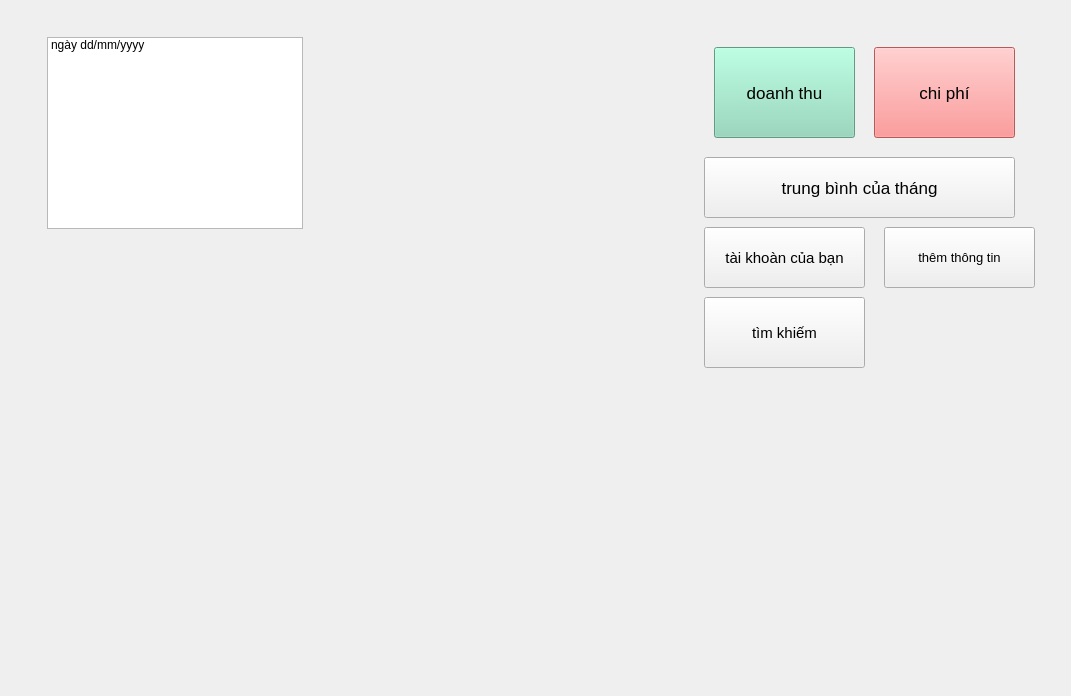
<?xml version="1.0" encoding="UTF-8"?>
<ui version="4.0">
 <class>MainWindow</class>
 <widget class="QMainWindow" name="MainWindow">
  <property name="geometry">
   <rect>
    <x>0</x>
    <y>0</y>
    <width>1071</width>
    <height>696</height>
   </rect>
  </property>
  <property name="windowTitle">
   <string>MainWindow</string>
  </property>
  <widget class="QWidget" name="centralwidget">
   <layout class="QHBoxLayout" name="horizontalLayout">
    <item>
     <widget class="QWidget" name="widget" native="true">
      <layout class="QVBoxLayout" name="verticalLayout_2">
       <item>
        <widget class="QWidget" name="widget_2" native="true">
         <layout class="QHBoxLayout" name="horizontalLayout_2">
          <item>
           <widget class="QStackedWidget" name="stackedWidget">
            <widget class="QWidget" name="page">
             <widget class="QListWidget" name="listWidget">
              <property name="geometry">
               <rect>
                <x>20</x>
                <y>10</y>
                <width>256</width>
                <height>192</height>
               </rect>
              </property>
              <item>
               <property name="text">
                <string>ngày dd/mm/yyyy</string>
               </property>
              </item>
             </widget>
            </widget>
            <widget class="QWidget" name="page_2"/>
           </widget>
          </item>
          <item>
           <widget class="QWidget" name="widget_3" native="true">
            <property name="minimumSize">
             <size>
              <width>350</width>
              <height>0</height>
             </size>
            </property>
            <widget class="QPushButton" name="doanh_thu">
             <property name="geometry">
              <rect>
               <x>20</x>
               <y>20</y>
               <width>141</width>
               <height>91</height>
              </rect>
             </property>
             <property name="font">
              <font>
               <pointsize>13</pointsize>
              </font>
             </property>
             <property name="styleSheet">
              <string notr="true">background: #89D7B7</string>
             </property>
             <property name="text">
              <string>doanh thu</string>
             </property>
             <property name="icon">
              <iconset>
               <normaloff>../muitenlen.png</normaloff>../muitenlen.png</iconset>
             </property>
             <property name="iconSize">
              <size>
               <width>40</width>
               <height>40</height>
              </size>
             </property>
            </widget>
            <widget class="QPushButton" name="chi_phi">
             <property name="geometry">
              <rect>
               <x>180</x>
               <y>20</y>
               <width>141</width>
               <height>91</height>
              </rect>
             </property>
             <property name="font">
              <font>
               <pointsize>13</pointsize>
              </font>
             </property>
             <property name="styleSheet">
              <string notr="true">background-color: #FF7D7D</string>
             </property>
             <property name="text">
              <string>chi phí</string>
             </property>
             <property name="icon">
              <iconset>
               <normaloff>../muitenxuong.png</normaloff>../muitenxuong.png</iconset>
             </property>
             <property name="iconSize">
              <size>
               <width>40</width>
               <height>40</height>
              </size>
             </property>
            </widget>
            <widget class="QPushButton" name="them_thong_tin">
             <property name="geometry">
              <rect>
               <x>190</x>
               <y>200</y>
               <width>151</width>
               <height>61</height>
              </rect>
             </property>
             <property name="font">
              <font>
               <pointsize>10</pointsize>
              </font>
             </property>
             <property name="text">
              <string>thêm thông tin</string>
             </property>
            </widget>
            <widget class="QPushButton" name="trung_binh_cua_thang">
             <property name="geometry">
              <rect>
               <x>10</x>
               <y>130</y>
               <width>311</width>
               <height>61</height>
              </rect>
             </property>
             <property name="font">
              <font>
               <pointsize>13</pointsize>
              </font>
             </property>
             <property name="text">
              <string>trung bình của tháng</string>
             </property>
            </widget>
            <widget class="QPushButton" name="tai_kboan_cua_ban">
             <property name="geometry">
              <rect>
               <x>10</x>
               <y>200</y>
               <width>161</width>
               <height>61</height>
              </rect>
             </property>
             <property name="font">
              <font>
               <pointsize>11</pointsize>
              </font>
             </property>
             <property name="text">
              <string>tài khoàn của bạn</string>
             </property>
             <property name="icon">
              <iconset>
               <normaloff>../../hinh avata.png</normaloff>../../hinh avata.png</iconset>
             </property>
             <property name="iconSize">
              <size>
               <width>40</width>
               <height>40</height>
              </size>
             </property>
            </widget>
            <widget class="QPushButton" name="tim_kiem">
             <property name="geometry">
              <rect>
               <x>10</x>
               <y>270</y>
               <width>161</width>
               <height>71</height>
              </rect>
             </property>
             <property name="font">
              <font>
               <pointsize>11</pointsize>
              </font>
             </property>
             <property name="text">
              <string>tìm khiếm</string>
             </property>
             <property name="icon">
              <iconset>
               <normaloff>../kinhlup.png</normaloff>../kinhlup.png</iconset>
             </property>
             <property name="iconSize">
              <size>
               <width>30</width>
               <height>30</height>
              </size>
             </property>
            </widget>
           </widget>
          </item>
         </layout>
        </widget>
       </item>
      </layout>
     </widget>
    </item>
   </layout>
  </widget>
 </widget>
 <resources/>
 <connections/>
</ui>
